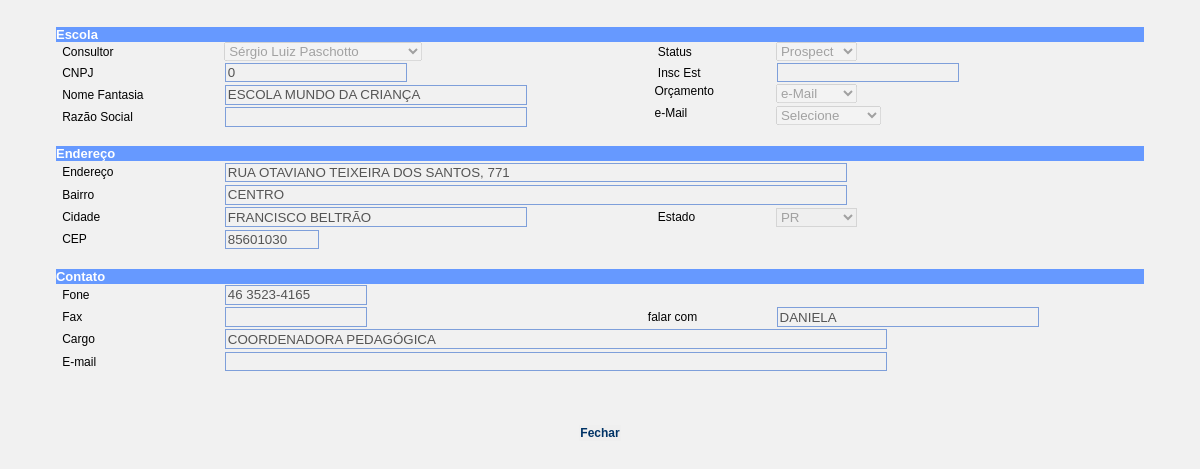
Screenshot of /ficha_escola.php?cod=399 (signed in) with the database file from the repository.
### tables this page shows
CREATE TABLE `escola` (
  `idesc` int(10) unsigned NOT NULL auto_increment,
  `idpes` int(10) unsigned NOT NULL,
  `data_cadastro` date default NULL,
  `cnpj` decimal(14,0) default NULL,
  `insc_est` varchar(14) default NULL,
  `nome_fantasia` varchar(80) default NULL,
  `razao_social` varchar(80) default NULL,
  `endereco` varchar(80) default NULL,
  `bairro` varchar(40) default NULL,
  `cep` char(8) default NULL,
  `cidade` varchar(40) default NULL,
  `uf` char(2) default NULL,
  `fone` varchar(20) default NULL,
  `fax` varchar(20) default NULL,
  `falar_com` varchar(40) default NULL,
  `cargo` varchar(40) default NULL,
  `email` varchar(80) default NULL,
  `ensino_inf` char(1) default NULL,
  `ensino_inf_nr` int(10) unsigned default NULL,
  `ensino_fun1` char(1) default NULL,
  `ensino_fun1_nr` int(10) unsigned default NULL,
  `ensino_fun2` char(1) default NULL,
  `ensino_fun2_nr` int(10) unsigned default NULL,
  `ensino_med` char(1) default NULL,
  `ensino_med_nr` int(10) unsigned default NULL,
  `ensino_total` int(10) unsigned default NULL,
  `sistema` char(1) default NULL,
  `jogos` char(1) default NULL,
  `apm_representante` varchar(40) default NULL,
  `apm_telefone` varchar(20) default NULL,
  `acessa_internet` char(1) default NULL,
  `acessa_ineternet_out` varchar(40) default NULL,
  `env_pais` char(1) default NULL,
  `env_pais_outros` varchar(40) default NULL,
  `transporte` char(1) default NULL,
  `tranporte_outros` varchar(40) default NULL,
  `orcamento` char(1) NOT NULL default '',
  `email_tipo` char(1) NOT NULL default '',
  `status` char(1) NOT NULL default '',
  PRIMARY KEY  (`idesc`),
  KEY `idx_idpes` (`idpes`)
);

CREATE TABLE `pessoa` (
  `idpes` int(10) unsigned NOT NULL auto_increment,
  `nome` varchar(80) default NULL,
  PRIMARY KEY  (`idpes`)
);

### includes/populaCombo.inc.php (called while the page is built, shortened)
<?php
function populaCombo($tabela, $campo1, $campo2, $condicao, $ordem){
	$host="localhost";
	$username="educacional";
	$password="#educa";
	$database="educacional";
	$_res = array();
	$i = 0;
	$SQL = "SELECT " . $campo1 . "," . $campo2 . " FROM " . $tabela;
	if($ordem != ""){
		$SQL .= " ORDER BY " . $ordem;
	}
	$result=mysql_query($SQL);
	while($l = mysql_fetch_array($result)) {
		$_res[$i] = array();
		foreach($l as $campo => $valor) $_res[$i][strtolower($campo)] = $valor;
		$i++;
	}
	return $_res;
}
?>

### ficha_escola.php (the view, shortened to what this page needs)
<?
	require_once("includes/populaCombo.inc.php");
	$SQL = "SELECT * FROM escola WHERE idesc = " . $_GET["cod"];
	$result = mysql_query($SQL);
	$dados = mysql_fetch_array($result);
?>
<html>
<head>
<link href="css/tecnodata.css" rel="stylesheet" type="text/css">
<link href="tmt_validator/style.css" rel="stylesheet" type="text/css">
</head>
<body bgcolor="#FFFFFF" >
<form method="post" name="frmCad" id="frmCad" action="<? echo $_SERVER["PHP_SELF"]; ?>" >
			<center>
				<table border="0" width="95%" cellspacing="0" cellpadding="0">
					<tr>
						<td colspan="5" class="tdfun"><table width="100%" border="0" cellspacing="0" cellpadding="0">
								<tr>
									<td bgcolor="#6699FF"><font color="#FFFFFF" size="2" face="arial"><b><span class="titulo">Escola
                </span></b></font></td>
								</tr>
					</table>					</tr>
					<tr>
      <td width="4" valign="top">&nbsp;</td>
      <td width="117" id="cbConsultor"><span class="style10 style11">Consultor</span></td>
      <td valign="top">
		<? $arrayUsuario = populaCombo("pessoa","idpes","nome","","nome"); ?>
		<select name="cbConsultor" disabled="disabled"/>
		<?
		for ($i = 0; $i < count($arrayUsuario); ++$i) {
		?>
		<option value="<? echo $arrayUsuario[$i][0]; ?>" <? if ($dados["idpes"]==$arrayUsuario[$i][0]){ echo "selected"; } ?>><? echo $arrayUsuario[$i][1]; ?></option>
		<?
		}
		?>
		</select>	  </td>
      <td class="style7 style11 style10">&nbsp;&nbsp;&nbsp;Status</td>
      <td valign="top">
	  <select name="cbStatus" id="cbStatus" disabled="disabled">
	      <option value="P" <? if ($dados["status"]=="P"){ echo "selected"; } ?>>Prospect</option>
      </select>      </td>
				  </tr>
<tr>
						<td>&nbsp;</td>
						<td id="txtCNPJ"><span class="style10 style11">CNPJ</span></td>
						<td><input name="txtCNPJ" type="text" id="txtCNPJ" value="<? echo $dados["cnpj"];?>" disabled="disabled"></td>
						<td width="92" class="style7"><span class="texto style4 style1 style11 style10">&nbsp;&nbsp;&nbsp;Insc Est </span></td>
						<td width="165" align="left"><input name="txtInsEST" disabled="disabled" type="text" id="txtInsEST" value="<? echo $dados["insc_est"];?>"></td>
</tr>
    <tr>
      <td valign="top">&nbsp;</td>
      <td id="txtNomfanta"><span class="style10 style11">Nome Fantasia </span></td>
      <td valign="top"><input name="txtNomfanta" type="text" class="required" id="txtNomfanta" size="35" disabled="disabled" value="<? echo $dados["nome_fantasia"];?>"/></td>
      <td valign="top"><span class="style12">&nbsp; Orçamento</span></td>
      <td valign="top">
	  <select name="cbOrcamento" id="cbOrcamento" disabled="disabled">
	      <option value="M" <? if ($dados["orcamento"]=="M"){ echo "selected"; } ?>>e-Mail</option>
      </select>	  </td>
    </tr>
    <tr>
      <td valign="top">&nbsp;</td>
      <td><span class="style7 style10 style11" >Raz&atilde;o Social </span></td>
      <td valign="top"><input name="txtRazSoc" disabled="disabled" type="text" id="txtRazSoc" value="<? echo $dados["razao_social"];?>" size="35"></td>
      <td valign="top"><span class="style12">&nbsp; e-Mail</span></td>
      <td valign="top">
	  <select name="cbEmail" id="cbEmail" disabled="disabled">
          <option value="">Selecione</option>
      </select>	  </td>
    </tr>
					<tr>
						<td valign="top" colspan="5">&nbsp;</td>
					</tr>
					<tr>
						<td colspan="5" bgcolor="#6699FF" class="tdfun"><font color="#FFFFFF" size="2" face="arial"><b>Endere&ccedil;o</b></font></td>
					</tr>
					<tr>
						<td>&nbsp;</td>
						<td id="txtEnd"><span class="style12">Endereço</span></td>
						<td colspan="3"><input name="txtEnd" type="text" class="required" id="txtEnd" value="<? echo $dados["endereco"];?>" size="75" disabled="disabled"/></td>
					</tr>
					<tr>
						<td>&nbsp;</td>
						<td id="txtBairro"><span class="style12">Bairro</span></td>
						<td colspan="3"><input name="txtBairro" type="text" class="required" id="txtBairro" value="<? echo $dados["bairro"];?>" size="75" disabled="disabled" /></td>
					</tr>
					<tr>
						<td>&nbsp;</td>
						<td id="txtCidade"><span class="style12">Cidade</span></td>
						<td><input name="txtCidade" disabled="disabled" type="text" class="required" id="txtCidade" value="<? echo $dados["cidade"];?>" size="35" /></td>
						<td id="cbUF"><span class="style12">&nbsp;&nbsp;&nbsp;Estado</span></td>
						<td align="left">
						<select name="cbUF" size="1" class="required" id="cbUF" disabled="disabled">
							<option value="PR"<? if ($dados["uf"]=="PR"){ echo "selected"; } ?>>PR</option>
						</select>							</td>
					</tr>
					<tr>
						<td>&nbsp;</td>
						<td id="txtCEP"><span class="style12">CEP</span></td>
					    <td width="223"><input name="txtCEP" class="required" id="txtCEP" value="<? echo $dados["cep"];?>" size="9"  disabled="disabled" />
					        <font size="1" face="Verdana, Arial, Helvetica, sans-serif"></font></td>
						<td><span class="texto style4 style1 style10 style11">&nbsp;&nbsp;&nbsp;</span></td>
				    <td align="left">					</tr>
					<tr>
						<td colspan="5">&nbsp;</td>
					</tr>
<tr>
						<td colspan="5" bgcolor="#6699FF" class="tdfun">
							<font color="#FFFFFF" size="2" face="arial"><b>Contato</b></font></td>
				  </tr>
					<tr>
						<td>&nbsp;</td>
						<td id="txtFone"><span class="style12">Fone</span></td>
						<td><input name="txtFone" class="required" id="txtFone" value="<? echo $dados["fone"];?>" size="15"  disabled="disabled" />						</td>
					</tr>
					<tr>
						<td>&nbsp;</td>
						<td><span class="style7 style10 style11" >Fax</span></td>
						<td colspan="1"><input name="txtFAX" disabled="disabled" type="text" id="txtFAX" value="<? echo $dados["fax"];?>" size="15" maxlength="19"></td>
						<td id="txtFalarCom"><span class="style12">falar com</span></td>
					  <td><input name="txtFalarCom" type="text" class="required" id="txtFalarCom" value="<? echo $dados["falar_com"];?>" size="30" maxlength="50" disabled="disabled" /></td>
					</tr>
					<tr>
						<td>&nbsp;</td>
						<td><span class="style4 style1 style10 style11">Cargo</span></td>
						<td colspan="3"><input name="txtCargo" type="text" id="txtCargo" disabled="disabled" value="<? echo $dados["cargo"];?>" size="80"></td>
					</tr>
					<tr>
						<td>&nbsp;</td>
						<td><span class="style7 style10 style11" >E-mail</span></td>
					  <td colspan="3"><input name="txtEmail" type="text" id="txtEmail" value="<? echo $dados["email"];?>" size="80" disabled="disabled"  /></td>
					</tr>
					<tr>
						<td>&nbsp;</td>
						<td>&nbsp;</td>
        <td colspan="3">&nbsp;</td>
					</tr>
					<tr>
						<td colspan="5">&nbsp;</td>
					</tr>
				</table>
				<br>
				<input name="btGravar" type="button" onClick="javascript:window.close();" class="label_botao" id="btGravar" value="Fechar">
	</center>
		</form>
</body>
</html>

### css/tecnodata.css (style rules this page uses)
.label_botao { font-family: Verdana, Arial, Helvetica, sans-serif; font-size: 12px; font-style: normal; font-weight: bold; font-variant: normal; color: #003366; border-top-style: none; border-right-style: none; border-bottom-style: none; border-left-style: none; }

### tmt_validator/style.css (style rules this page uses)
div.docBlock, h1, h3, fieldset, input, textarea { border: 0.1em; border-color: #7E9FDA; border-style: solid; padding: 0.1em; }
html, body { background-color: #F1F1F1; font-family: Verdana, Geneva, Arial, Helvetica, sans-serif; font-size: 0.9em; margin: 1em; }
input { margin: 0.1em; }
.required { background-image: url(images/required.gif); background-position: right; background-repeat: no-repeat; }

### ficha_escola.php (style rules this page uses)
.style11 { font-size: 12px }
.style12 { font-family: Verdana, Arial, Helvetica, sans-serif; font-size: 12px; }

### rows the page displays
escola: cbConsultor "Sérgio Luiz Paschotto", cbStatus "Prospect", txtCNPJ "0", txtNomfanta "ESCOLA MUNDO DA CRIANÇA", cbOrcamento "e-Mail", txtEnd "RUA OTAVIANO TEIXEIRA DOS SANTOS, 771", txtBairro "CENTRO", txtCidade "FRANCISCO BELTRÃO", cbUF "PR", txtCEP "85601030", txtFone "46 3523-4165", txtFalarCom "DANIELA", txtCargo "COORDENADORA PEDAGÓGICA"
